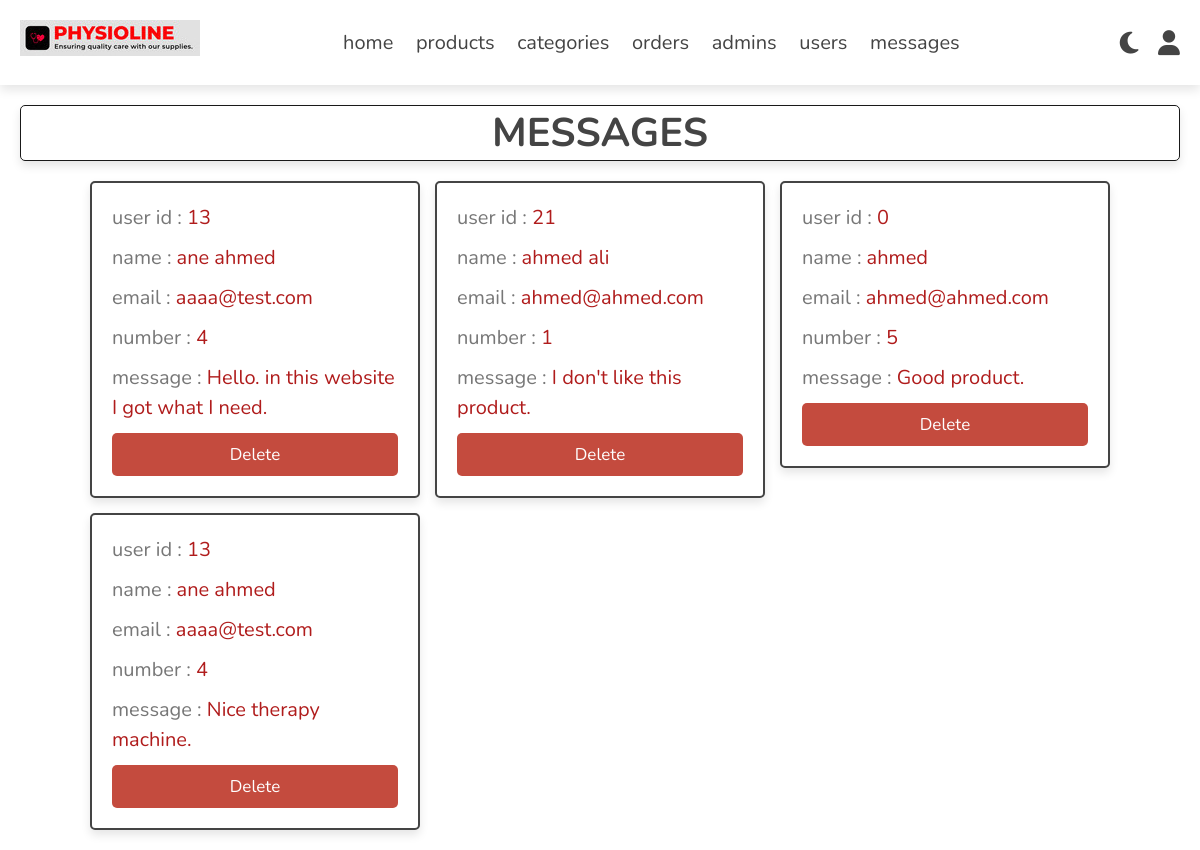
/admin/messages.php (signed in), run on an earlier commit of the app's database.
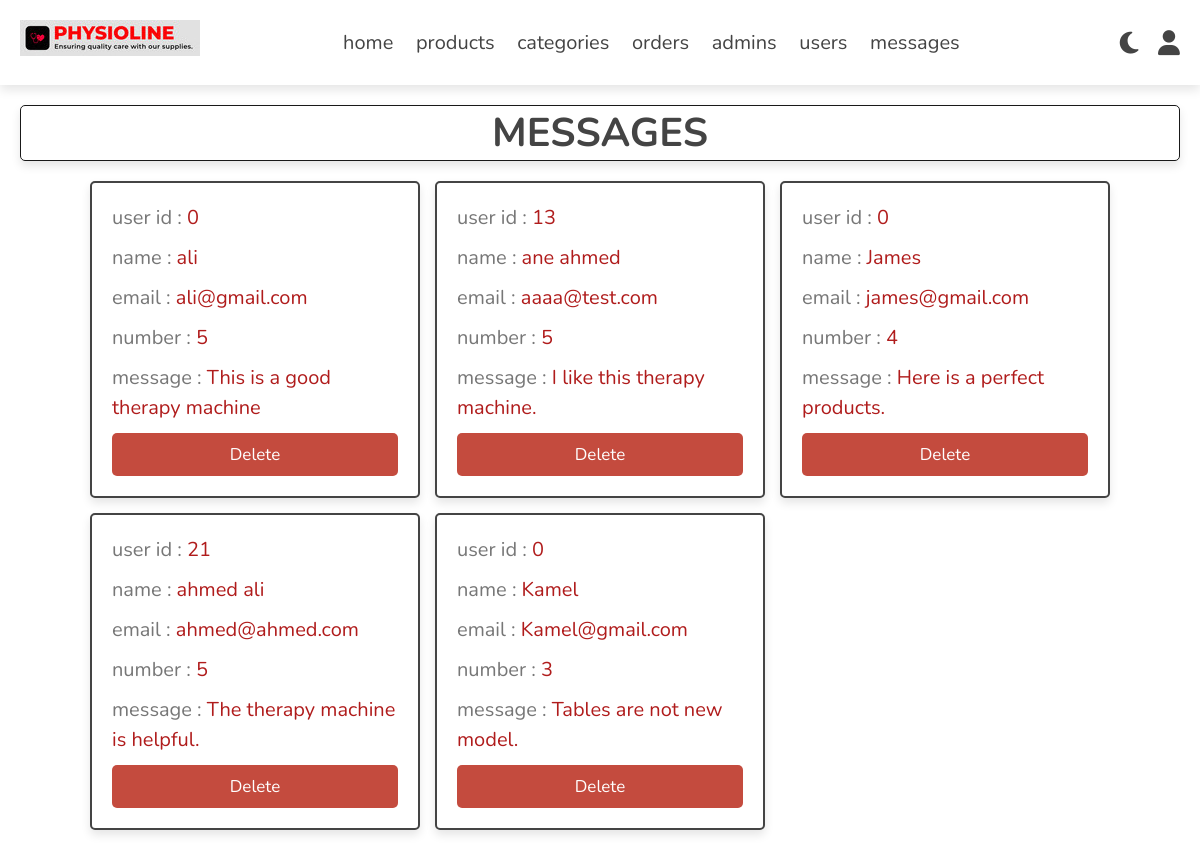
And on a later commit of the database.
### tables this page shows
CREATE TABLE `messages` (
  `id` int(100) NOT NULL,
  `user_id` int(100) NOT NULL,
  `name` varchar(100) DEFAULT 'Unknown',
  `image` varchar(255) DEFAULT NULL,
  `email` varchar(100) DEFAULT NULL,
  `number` varchar(12) DEFAULT NULL,
  `subject` varchar(100) NOT NULL,
  `message` varchar(500) NOT NULL
);

### admin/messages.php (the view, shortened to what this page needs)
<?php
include 'connect.php';
?>
<!DOCTYPE html>
<html lang="en">
<head>
   <link rel="stylesheet" href="https://cdnjs.cloudflare.com/ajax/libs/font-awesome/6.1.1/css/all.min.css">
   <link rel="stylesheet" href="css/admin_style.css">
</head>
<body>
<?php include 'admin_header.php'; ?>
<section class="messages">
<h1 class="heading">messages</h1>
<div class="box-container">
   <?php
      $select_messages = $conn->prepare("SELECT * FROM `messages`");
      $select_messages->execute();
      if($select_messages->rowCount() > 0){
         while($fetch_message = $select_messages->fetch(PDO::FETCH_ASSOC)){
   ?>
   <div class="box">
   <p> user id : <span><?= $fetch_message['user_id']; ?></span></p>
   <p> name : <span><?= $fetch_message['name']; ?></span></p>
   <p> email : <span><?= $fetch_message['email']; ?></span></p>
   <p> number : <span><?= $fetch_message['number']; ?></span></p>
   <p> message : <span><?= $fetch_message['message']; ?></span></p>
   <a href="messages.php??delete=<?= $fetch_message['id']; ?>" onclick="return confirm('delete this message?');" class="delete-btn">delete</a>
   </div>
   <?php
         }
      }else{
         echo '<p class="empty">you have no messages</p>';
      }
   ?>
</div>
</section>
</body>
</html>

### admin/admin_header.php (shortened to what this page needs)
<header class="header">
   <section class="flex">
      <a href="dashboard.php" class="logo"><img src="images/Logo.png" alt=""></a>
      <nav class="navbar">
         <a href="dashboard.php">home</a>
         <a href="products.php">products</a>
         <a href="categories.php">categories</a>
         <a href="placed_orders.php">orders</a>
         <a href="admin_accounts.php">admins</a>
         <a href="users_accounts.php">users</a>
         <a href="messages.php">messages</a>
      </nav>
      <div class="icons">
         <div id="theme-toggler" class="fas fa-moon"></div>
         <div id="user-btn" class="fas fa-user"></div>
      </div>
   </section>
</header>

### admin/css/admin_style.css (style rules this page uses)
:root { --red-602:#000; --red-605:#230F07; --red-604:#3C150E; --red-603:#571913; --red-602:#741B16; --red-601:#911D19; --red-600:#B01C1C; --red-500:#C44B3E; --red-400:#D57161; --red-300:#E49486; --red-200:#F0B7AD; --red-100:#F9DBD5; --light-red:#ffcbcb; --carmine-red:#960018; --white-color:#fff; --black-900:#191919; --black-800:#333; --black-700:#4c4c4c; --black-600:#666; --black-500:#7f7f7f; --black-400:#999; --black-300:#b2b2b2; --black-200:#CCC; --black-100:#e5e5e5; --black:#444; --white:#fff; --light-color:#777; --light-bg:#f5f5f5; --border:.2rem solid var(--black); --box-shadow:0 .5rem 1rem rgba(0,0,0,.1); }
* { font-family: 'Nunito', sans-serif; margin:0; padding:0; box-sizing: border-box; outline: none; border:none; text-decoration: none; }
html { font-size: 62.5%; overflow-x: hidden; }
body { background-color: var(--white-color); color: var(--black-900); }
section { padding:2rem; max-width: 1200px; margin:0 auto; }
.heading { font-size: 4rem; color:var(--black); margin-bottom: 2rem; text-align: center; text-transform: uppercase; border-radius: 0.5rem; border: 1px solid var(--black-900); box-shadow: var(--box-shadow); }
.btn, .delete-btn, .option-btn { display: block; width: 100%; margin-top: 1rem; border-radius: .5rem; padding:1rem 3rem; font-size: 1.7rem; text-transform: capitalize; color:var(--white); background-color: var(--red-500); cursor: pointer; text-align: center; }
.header { position: sticky; top:0; left:0; right:0; background-color: var(--white); box-shadow: var(--box-shadow); z-index: 1000; }
.header .flex { display: flex; align-items: center; justify-content: space-between; position: relative; }
.header .flex .logo { font-size: 2.5rem; color:var(--black-900); }
.header .flex .navbar a { margin:0 1rem; font-size: 2rem; color:var(--black); }
.header .flex .icons > * { margin-left: 1rem; font-size: 2.5rem; cursor: pointer; color:var(--black-900); }
.header .flex .icons div { margin-left: 1.7rem; font-size: 2.5rem; cursor: pointer; color:var(--black); }
.messages .box-container { display: grid; grid-template-columns: repeat(auto-fit, 33rem); gap:1.5rem; align-items: flex-start; justify-content: center; }
.messages .box-container .box { padding:2rem; padding-top: 1rem; border-radius: .5rem; border:var(--border); background-color: var(--white); box-shadow: var(--box-shadow); }
.messages .box-container .box p { line-height: 1.5; font-size: 2rem; color:var(--light-color); margin:1rem 0; }
.messages .box-container .box p span { color:var(--red-600); }

What changed in the data, as far as the page shows it:
removed messages: user "13", name "ane ahmed", email "aaaa@test.com", number "4", message "Hello. in this website I got what I need."
removed messages: user "21", name "ahmed ali", email "ahmed@ahmed.com", number "1", message "I don't like this product."
removed messages: user "0", name "ahmed", email "ahmed@ahmed.com", number "5", message "Good product."
removed messages: user "13", name "ane ahmed", email "aaaa@test.com", number "4", message "Nice therapy machine."
added messages: user "0", name "ali", email "ali@gmail.com", number "5", message "This is a good therapy machine"
added messages: user "13", name "ane ahmed", email "aaaa@test.com", number "5", message "I like this therapy machine."
added messages: user "0", name "James", email "james@gmail.com", number "4", message "Here is a perfect products."
added messages: user "21", name "ahmed ali", email "ahmed@ahmed.com", number "5", message "The therapy machine is helpful."
added messages: user "0", name "Kamel", email "Kamel@gmail.com", number "3", message "Tables are not new model."
